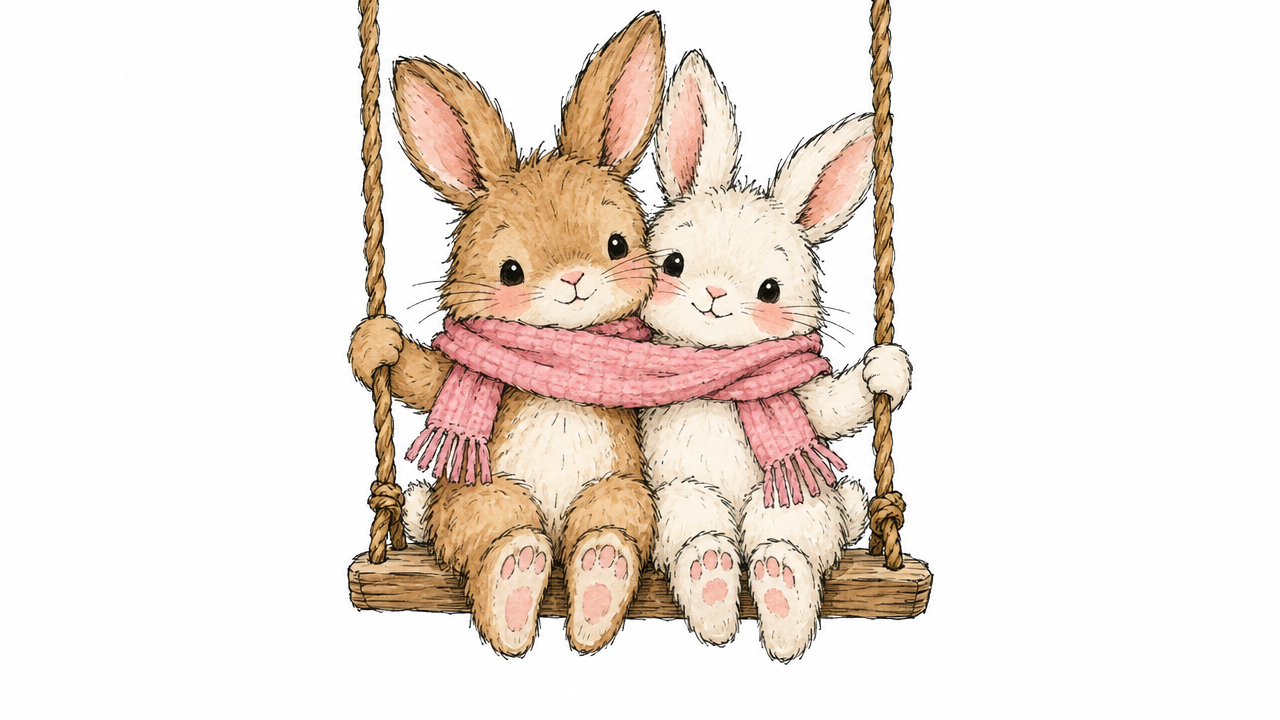
#> input picture quotes/pending/friends-feel-like-home-20261028-0923-art.png, 1280 x 720 px
$ python -i render_loop.py   (imports and definitions only)
#> lines starting #> are read from the running program, lines starting #| are printed output that depends on the picture
"""Gentle Little Reminders: 6-second seamless loop reel renderer.

    python3 quotes/render_loop.py STORY.json OUT_DIR

STORY.json:
{
  "slug": "be-gentle-cloud",
  "art": "/path/art.png",          # ElevenLabs illustration on a plain white background
  "lines": ["Be gentle with yourself.", "You are doing the best", "you can, and that is enough."],
  "highlight": "gentle",           # optional: one word drawn in coral
  "motion": "float",               # float | swing | sway | breathe | spin
  "music": "quotes/music/musicbox.mp3",
  "music_start": 0                 # optional: seconds into the track
}

Output: OUT_DIR/<slug>.mp4 (1080x1920, 30fps, exactly 6 s) and OUT_DIR/<slug>-cover.jpg.
The loop is seamless: every motion, the line boil and the paper are periodic in exactly 6 s,
the text is static from frame 0 (no fade), and the music tail is crossfaded into its head,
so viewers do not notice where the video restarts.
"""
import json, math, os, subprocess, sys
import numpy as np
from PIL import Image, ImageChops, ImageDraw, ImageFilter, ImageFont

W, H, FPS, DUR = 1080, 1920, 30, 6.0
N = int(FPS * DUR)
HERE = os.path.dirname(os.path.abspath(__file__))
INK = (44, 42, 46)
CORAL = (226, 110, 96)
GREY = (150, 146, 140)


def font(name, size):
    return ImageFont.truetype(os.path.join(HERE, "fonts", name), size)


# [12 lines left out: function paper, not called in this run]


def prep_art(path, box=820):
#> called with box = 820
    art = Image.open(path).convert("RGB")
#> art is the input picture: PIL image 1280x720 RGB; mean R, G, B 238.8, 228.5, 221.2
    # trim white margins
    g = np.asarray(art.convert("L"))
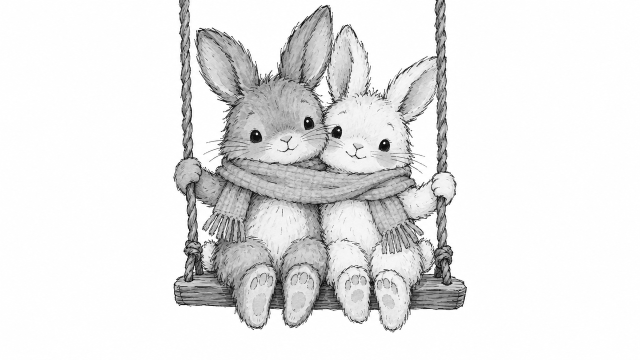
#> g: shape (720, 1280) (shown at 1/2 size); min 0, max 255, mean 230.7
    ys, xs = np.where(g < 235)
    if len(xs):
        pad = 20
        art = art.crop((max(xs.min() - pad, 0), max(ys.min() - pad, 0),
                        min(xs.max() + pad, art.width), min(ys.max() + pad, art.height)))
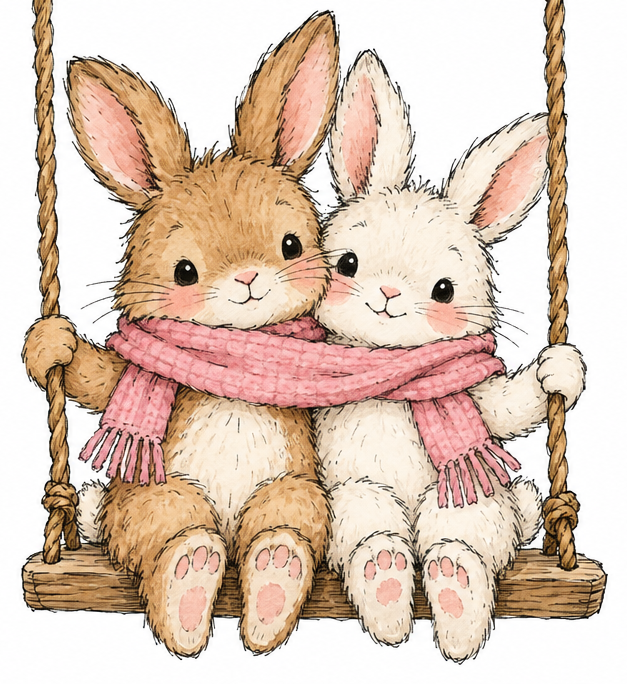
#> art: PIL image 627x684 RGB; mean R, G, B 221.2, 199.2, 183.4
    s = box / max(art.size)
    art = art.resize((int(art.width * s), int(art.height * s)), Image.LANCZOS)
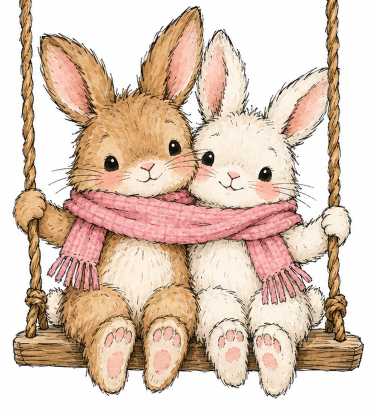
#> art: PIL image 751x820 RGB (shown at 1/2 size); mean R, G, B 221.2, 199.2, 183.4
    # push near-white to pure white so multiply shows the paper
    a = np.asarray(art).astype(np.float32)
    lum = a.mean(-1, keepdims=True)
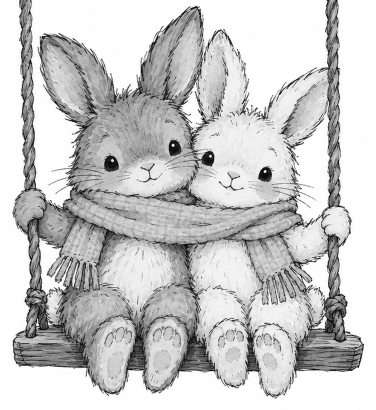
#> lum: shape (820, 751, 1) float32 (shown at 1/2 size); min 0, max 255, mean 201.2
    a = np.where(lum > 228, 255, a)
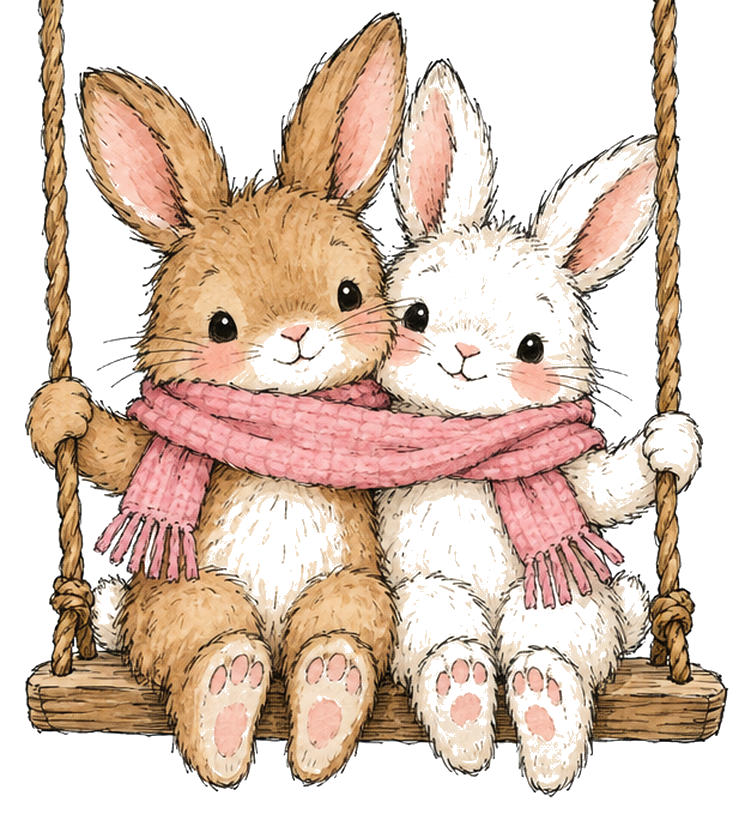
#> a: shape (820, 751, 3) float32; mean R, G, B 222.6, 201.9, 187.7
    return Image.fromarray(a.astype(np.uint8))


# [110 lines left out: functions boil_frames, motion, draw_text, render, not called in this run]


# [2 lines not run here, left out]

>>> result = prep_art('pending/friends-feel-like-home-20261028-0923-art.png')

$ run again, on quotes/pending/healing-own-pace-20261028-1923-art.png
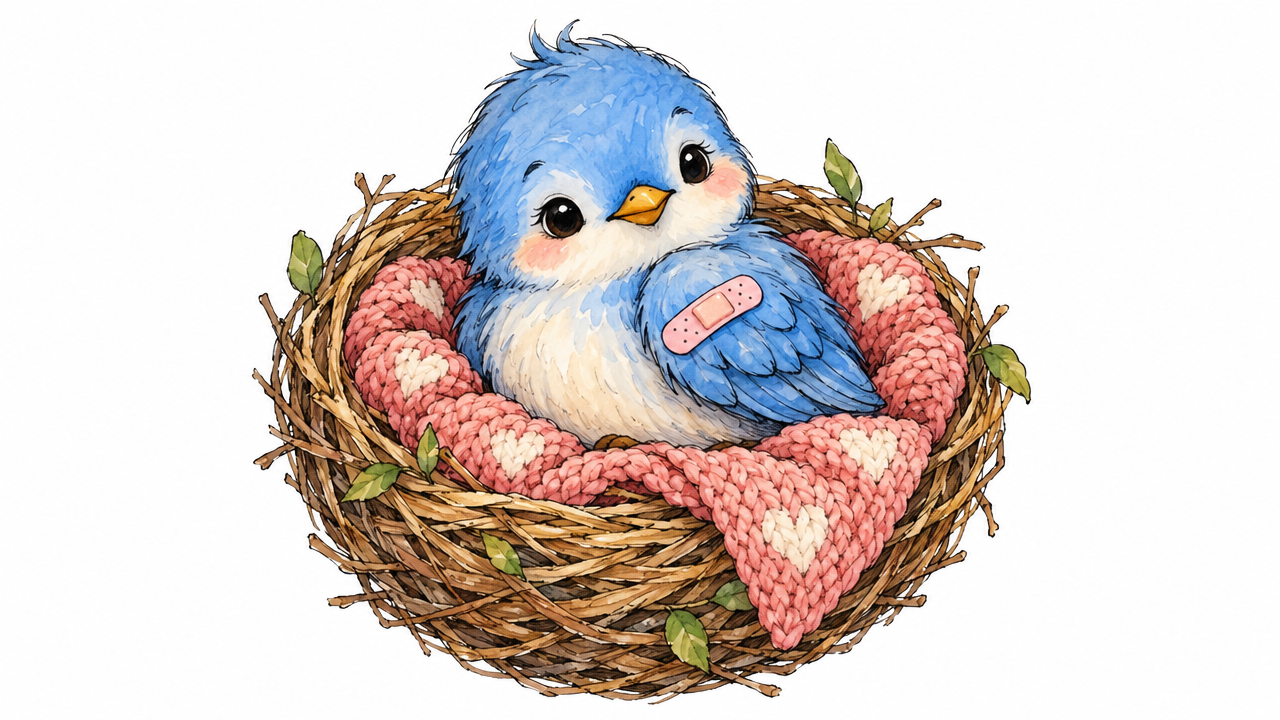
#> input picture quotes/pending/healing-own-pace-20261028-1923-art.png, 1280 x 720 px
#> in prep_art, art is the input picture: PIL image 1280x720 RGB; mean R, G, B 218.6, 208.1, 204.2
#> in prep_art, `lum = a.mean(-1, keepdims=True)`:
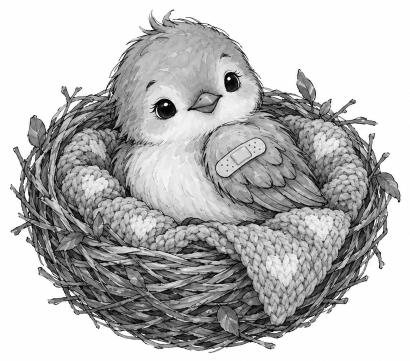
#> lum: shape (721, 820, 1) float32 (shown at 1/2 size); min 0, max 255, mean 185.6
#> in prep_art, `a = np.where(lum > 228, 255, a)`:
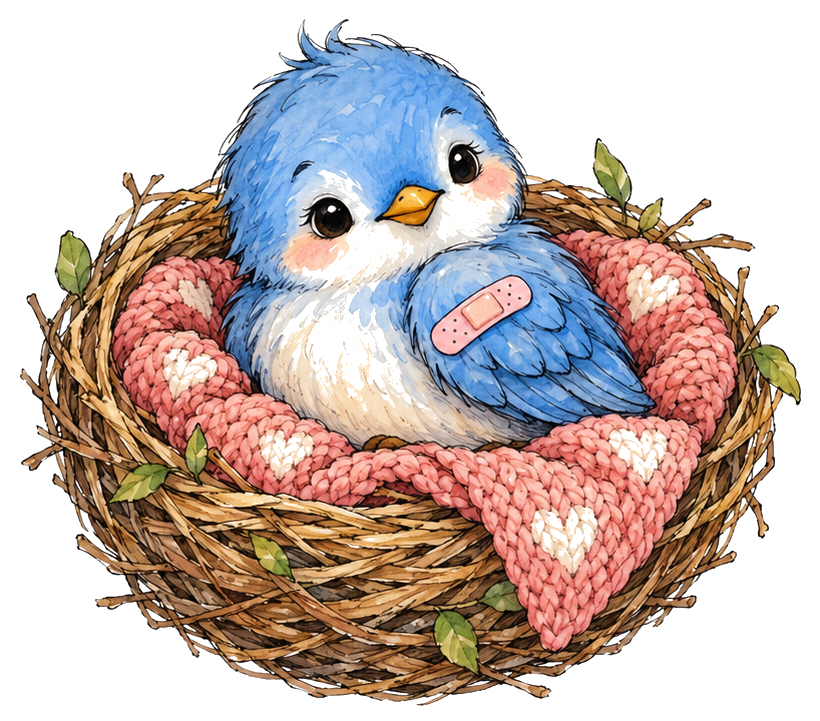
#> a: shape (721, 820, 3) float32; mean R, G, B 199.5, 183.5, 177.9

$ run again, on quotes/pending/peace-is-allowed-20261027-1323-art.png
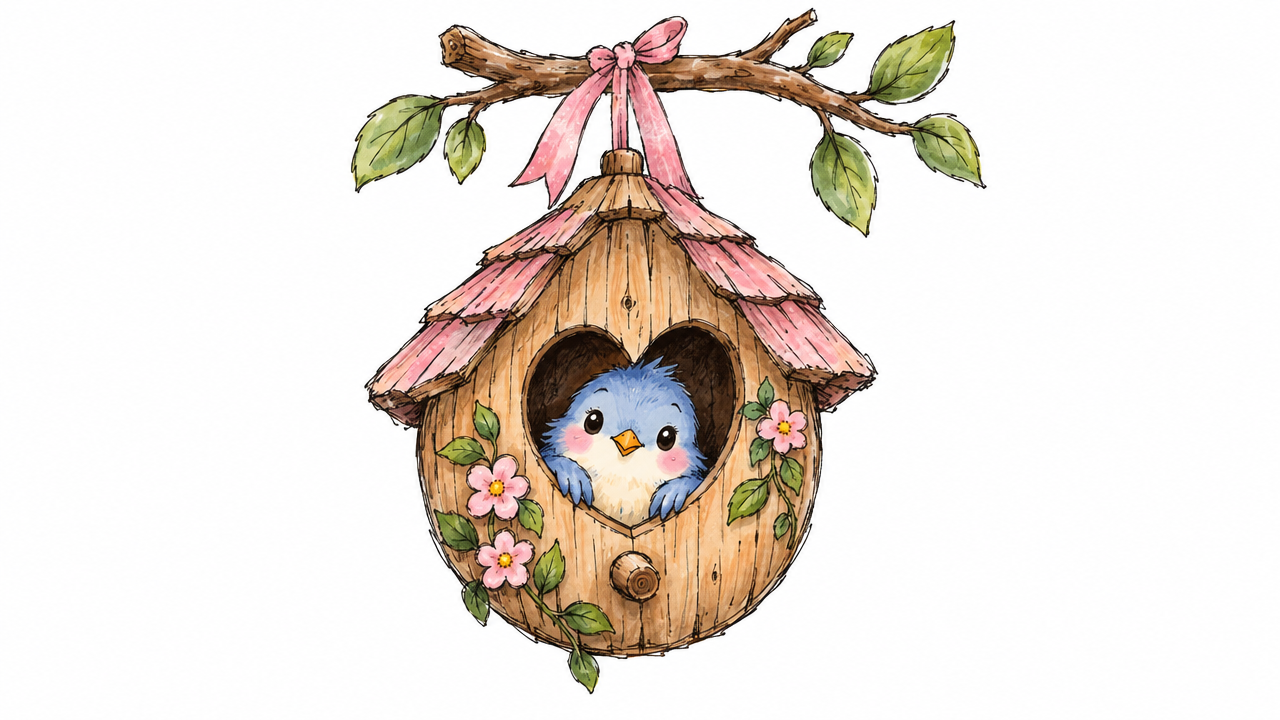
#> input picture quotes/pending/peace-is-allowed-20261027-1323-art.png, 1280 x 720 px
#> in prep_art, art is the input picture: PIL image 1280x720 RGB; mean R, G, B 232.8, 224.9, 218.3
#> in prep_art, `art = art.resize((int(art.width * s), int(art.height * s)), Image.LANC..`:
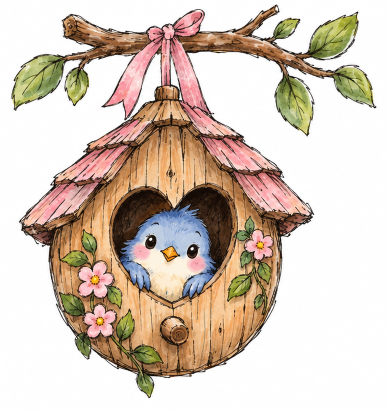
#> art: PIL image 775x819 RGB (shown at 1/2 size); mean R, G, B 213.2, 198.3, 185.6
#> in prep_art, `lum = a.mean(-1, keepdims=True)`:
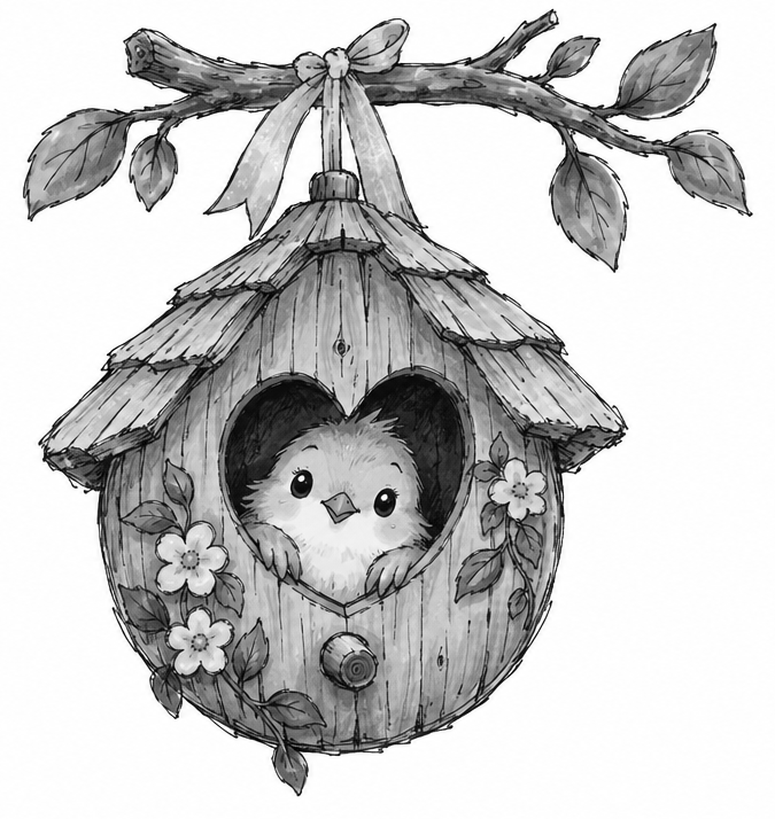
#> lum: shape (819, 775, 1) float32; min 0, max 255, mean 199
